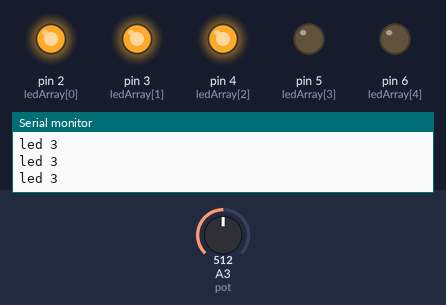
This sketch was run on a simulated Arduino Uno, built with avr-gcc and run on an emulated ATmega328P. Shown: output pins drawn as LEDs (lit = HIGH), the last lines printed to the serial monitor. The inputs (shaded band) are chosen by the test bench; at power-on: A3 (pot) = 512.

Above: at 1.2 s.
1.3 s: A3 (pot) set to 596
2.8 s: A3 (pot) set to 630
At 4.0 s:
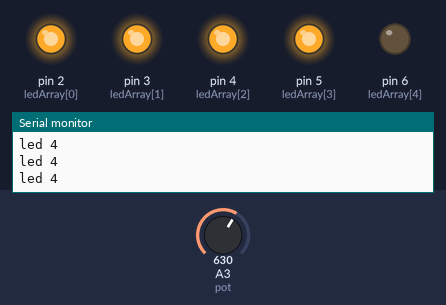
4.3 s: A3 (pot) set to 810
5.8 s: A3 (pot) set to 834
At 6.4 s:
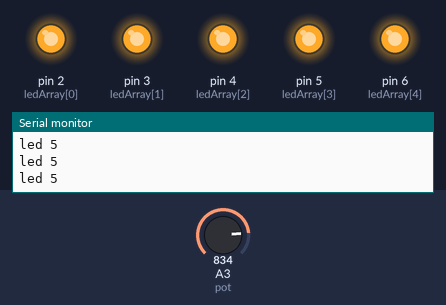
7.3 s: A3 (pot) set to 398
At 8.3 s:
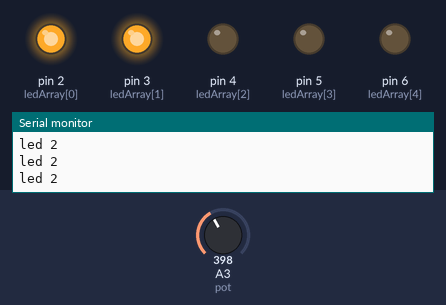
8.8 s: A3 (pot) set to 223
10.3 s: A3 (pot) set to 188
At 11.8 s:
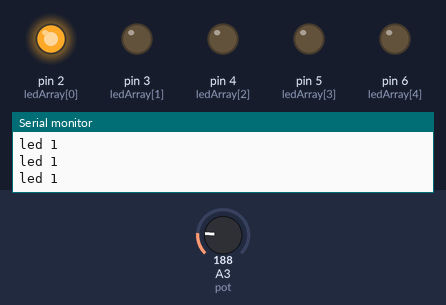
Timing chart, 0 to 12.8 s (numbered marks = the images above; inputs shaded):
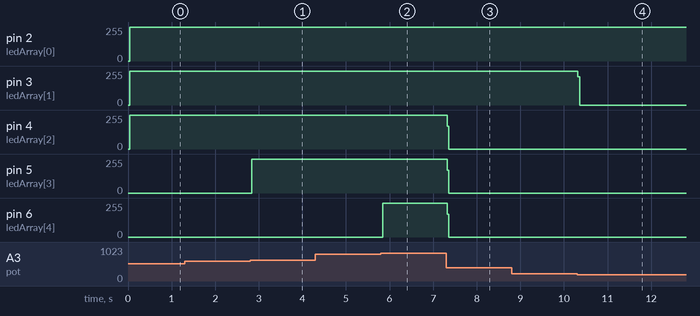

Measured:
- the behaviour switches between 612 and 613 on A3 (pot) (found by bisection; images 0 and 1)
- the behaviour switches between 816 and 817 on A3 (pot) (found by bisection; images 1 and 2)
- the behaviour switches between 205 and 204 on A3 (pot) (found by bisection; images 3 and 4)
- after the input at 2.8 s, pin 5 (ledArray[3]): 0/255 → 254/255 at once
- after the input at 5.8 s, pin 6 (ledArray[4]): 0/255 → 254/255 at once
- after the input at 7.3 s, pin 4 (ledArray[2]): 253/255 → 0/255 at once; pin 5 (ledArray[3]), pin 6 (ledArray[4]): 254/255 → 0/255 at once
- after the input at 10.3 s, pin 3 (ledArray[1]): 253/255 → 0/255 at once

The sketch:

voltmeter.ino
```cpp
/*int led1 = 2;
int led2 = 3;
int led3 = 4;
int led4 = 5;
int led5 = 6;*/
int ledArray[5] = {2, 3, 4, 5, 6};
int arrayLen = sizeof(ledArray)/sizeof(*ledArray);
int pot = A3;
int voltage = 0;

void setup() {
  // put your setup code here, to run once:
  for (int i = 0; i < arrayLen; i++){
    pinMode(ledArray[i], OUTPUT);
  }
  Serial.begin(9600);
  digitalWrite( ledArray[0], HIGH);
}

void loop() {
  // put your main code here, to run repeatedly:
  int voltage = analogRead(pot);
  /*Serial.print("potentiometer: ");
  Serial.println(voltage);*/

  if (voltage == 0) {
    lightsOff();
  } else if (voltage <= 204) {
    //led 1
    Serial.println("led 1");
    controlLights(0);
  } else if (voltage > 204 && voltage <= 408) {
    //led 1 2
        Serial.println("led 2");
    controlLights(1);
  } else if (voltage > 408 && voltage <= 612) {
    //led 123
        Serial.println("led 3");
    controlLights(2);
  } else if (voltage > 612 && voltage <= 816) {
    //led 1234
        Serial.println("led 4");
    controlLights(3);
  } else {
    //led 12345
        Serial.println("led 5");
    controlLights(4);
  }
}

void lightsOff() {
  for (int i = 0; i <= arrayLen; i++){
    digitalWrite(ledArray[i], LOW);
  }
}


void controlLights(int led) {
  lightsOff();

  for (int i = 0; i <= led; i++) {
    digitalWrite(ledArray[i], HIGH);
  }
}
```
